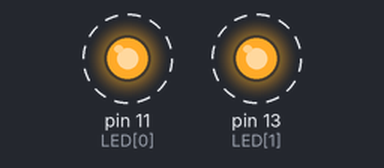
The program below on a simulated Raspberry Pi (header pin numbers). Shown: output pins drawn as LEDs (lit = HIGH). Dashed ring = blinking. Threads take turns every 2 ms.

Above: at 0.15 s.
Timing chart, 0 to 3.0 s (numbered marks = the images above):
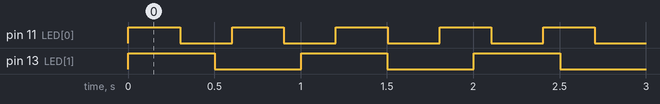

The program:

09_thread_led_control.py
```python
import threading
import time
import RPi.GPIO as GPIO


GPIO.setmode(GPIO.BOARD)

LED = [11, 13]
GPIO.setup(LED, GPIO.OUT, initial = GPIO.LOW)

def LED0_func():
    while True:
        GPIO.output(LED[0], GPIO.HIGH)
        time.sleep(0.3)
        GPIO.output(LED[0], GPIO.LOW)
        time.sleep(0.3)

def LED1_func():
    while True:
        GPIO.output(LED[1], GPIO.HIGH)
        time.sleep(0.5)
        GPIO.output(LED[1], GPIO.LOW)
        time.sleep(0.5)

try:
    t1 = threading.Thread(target=LED0_func)
    t2 = threading.Thread(target=LED1_func)

    t1.start()
    t2.start()

    while True:
        pass

except KeyboardInterrupt:
    pass

finally:
    GPIO.cleanup()
```

Measured:
- by itself, pin 11 (LED[0]): alternates HIGH for 0.30 s and LOW for 0.30 s
- by itself, pin 13 (LED[1]): alternates HIGH for 0.50 s and LOW for 0.50 s
- by itself, everything shown: repeats every 3.0 s, in 14 steps
